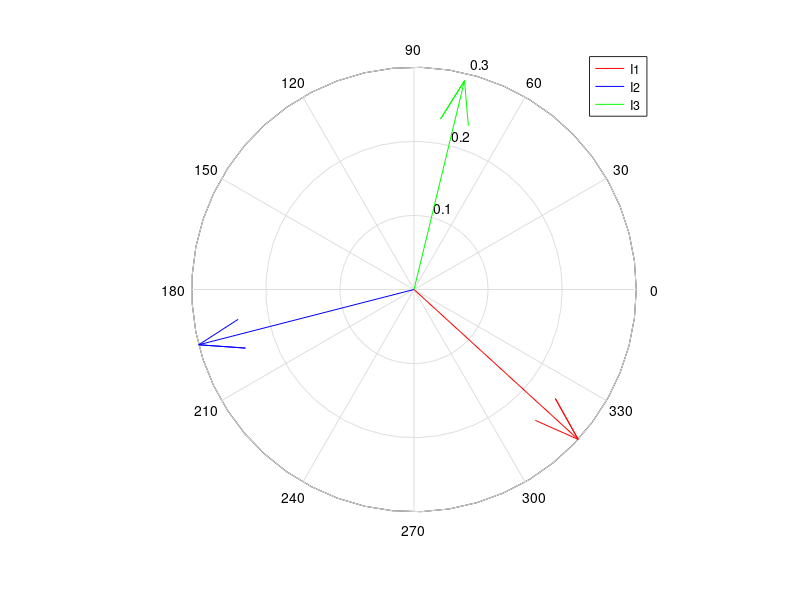

Write the MATLAB code that produced this figure.
I1theta=-42.4
I1=.3*(cos(deg2rad(I1theta))+sin(deg2rad(I1theta))*1i);
I2theta=-165.6
I2=.3*(cos(deg2rad(I2theta))+sin(deg2rad(I2theta))*1i);
I3theta=76.4
I3=.29*(cos(deg2rad(I3theta))+sin(deg2rad(I3theta))*1i);


compass(I1,'r'); hold on
compass(I2,'b');
compass(I3,'g');
legend('I1','I2','I3')